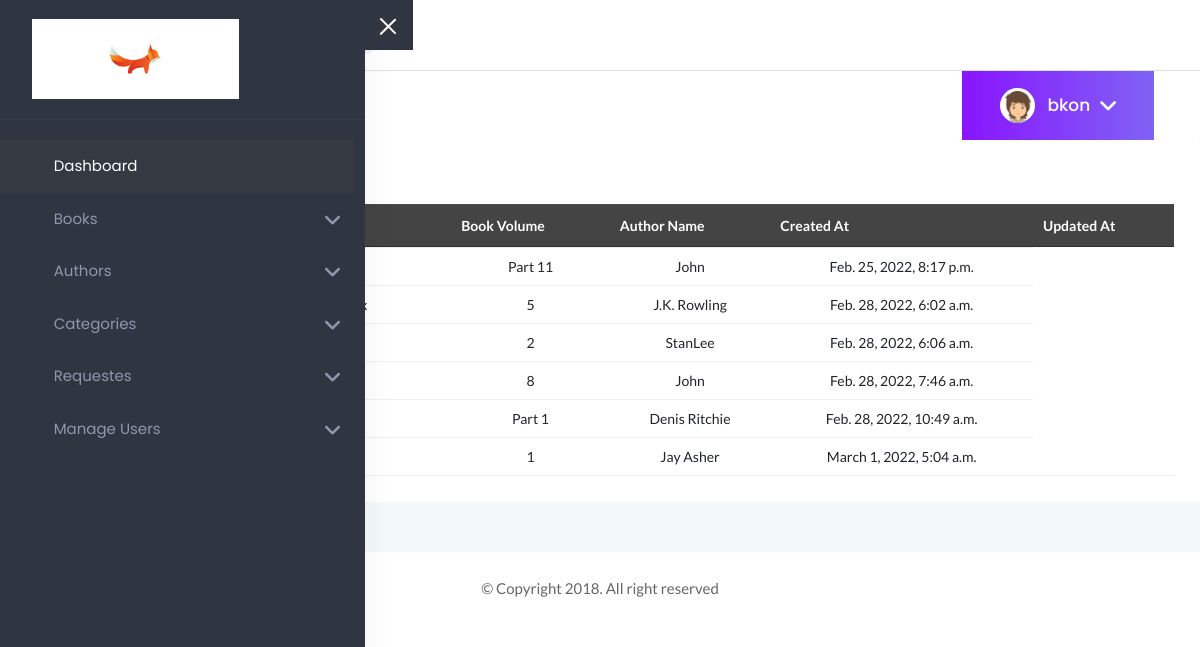
Screenshot of /view/authors (signed in) with the database file from the repository.
### home/models.py (models this page shows, shortened)
class CustomUser(AbstractUser):
    USER ={
        (1,'ADMIN'),
        (2,'STUDENT'),
    }
    user_type = models.CharField(choices=USER,max_length=50,default=1)
    profile_pic = models.ImageField(upload_to='uploads/profile_pic/')

class Book(models.Model):
    book_name = models.CharField(max_length=100,null=True)
    book_isbn = models.PositiveIntegerField()
    publisher = models.ForeignKey(BookAuthor, on_delete=models.CASCADE,null=True)
    text = models.ForeignKey(BookLanguage, on_delete=models.CASCADE,null=True)
    publication_date = models.DateField(auto_now=False,null=True)
    book_reading_age = models.CharField(max_length=100,null=True)
    book_weight = models.CharField(max_length=100,null=True)
    book_dimensions = models.CharField(max_length=100,null=True)
    book_origin = models.CharField(max_length=50,null=True)
    category = models.ForeignKey(BookCategory,on_delete=models.CASCADE,null=True)
    main_category = models.ForeignKey(MainCategory,on_delete=models.CASCADE,null=True)
    book_status = models.BooleanField(default= True)
    book_description = models.CharField(max_length=250, null=True)
    book_image = models.ImageField(upload_to = 'uploads/book-cover-images/',null=True,default="static/images/default-img.png")
    book_volume = models.CharField(max_length=50,null=True)
    bookprice = models.ForeignKey(BookPrice,on_delete=models.CASCADE,null=True)

class BookAuthor(models.Model):
    author_name = models.CharField(max_length = 50,null=True)
    created_at = models.DateTimeField(auto_now_add = True)
    updated_at = models.DateTimeField(auto_now_add=True)

### home/views.py (the view)
# urls.py: path("view/authors",VIEWAUTHORS,name="viewauthor"),
@login_required(login_url = 'login')
def VIEWAUTHORS(request):
    books = Book.objects.all()
    context ={
        'books':books
    }
    return render(request,'admin/authors_list.html',context)

### templates/admin/authors_list.html (shortened to what this page needs)
{% extends "admin/admin_dashboard.html" %}
{% load static %}
{% block css %}
  <link rel="stylesheet" href="https://cdn.datatables.net/1.11.4/css/jquery.dataTables.min.css">
  <link rel="stylesheet" href="https://cdnjs.cloudflare.com/ajax/libs/font-awesome/6.0.0/css/all.min.css">
{% endblock css %}
{% block body %}
    <div class="row">
        <div class="card" style="width: 100%;">
            <div class="card-body">
                <h4 class="header-title">Data Table Dark</h4>
                <div class="data-tables datatable-dark">
                    <table id="dataTable3" class="text-center">
                        <thead class="text-capitalize">
                            <tr>
                                <th> Book Name</th>
                                <th> Book Volume</th>
                                <th> Author Name</th>
                                <th> Created At</th>
                                <th> Updated At</th>
                            </tr>
                        </thead>
                        <tbody>
                            {% for book in books %}
                            <tr>
                                <td>{{book.book_name}}</td>
                                <td>{{book.book_volume}}</td>
                                <td>{{book.publisher.author_name}}</td>
                                <td>{{book.publisher.updated_at}}</td>
                            </tr>
                            {% endfor %}
                        </tbody>
                    </table>
                </div>
            </div>
        </div>
    </div>
{% endblock body %}

### templates/admin/title_profile.html (shortened to what this page needs)
{% load static %}
<div class="row align-items-center">
    <div class="col-sm-6">
        <div class="breadcrumbs-area clearfix">
            <h4 class="page-title pull-left">Dashboard</h4>
            <ul class="breadcrumbs pull-left">
                <li><a href="{% url 'dashboardadmin' %}">Home</a></li>
                <li><span>Dashboard</span></li>
            </ul>
        </div>
    </div>
    <div class="col-sm-6 clearfix">
        <div class="user-profile pull-right mr-3">
            <img class="avatar user-thumb" src="{% static 'assets/images/author/avatar.png' %}" alt="avatar">
            <h4 class="user-name dropdown-toggle" data-toggle="dropdown">{{user}}<i class="fa fa-angle-down"></i></h4>
        </div>
    </div>
</div>

### static/assets/css/default-css.css (style rules this page uses)
* { margin: 0; padding: 0; box-sizing: border-box; }
*, *:before, *:after { -moz-box-sizing: border-box; -webkit-box-sizing: border-box; box-sizing: border-box; }
html { -webkit-font-smoothing: antialiased; }
body { background: #fff; font-weight: normal; -webkit-font-smoothing: antialiased; -webkit-text-size-adjust: 100%; }
:root { --primary-color: #4336FB; }

### static/assets/css/styles.css (style rules this page uses)
.card { border: none; border-radius: 4px; background-color: #fff; -webkit-transition: all 0.3s ease 0s; transition: all 0.3s ease 0s; }
.card-body { padding: 25.6px; padding: 1.6rem; }
.page-title { font-size: 24px; font-weight: 300; color: #313b3d; letter-spacing: 0; margin-right: 30px; }
ul.breadcrumbs { margin-top: 4px; }
.breadcrumbs li { display: inline-block; }
.breadcrumbs li a, .breadcrumbs li span { display: block; font-size: 14px; font-weight: 400; color: #7801ff; letter-spacing: 0; margin-right: 16px; position: relative; }
.breadcrumbs li a:before { content: '/'; color: #768387; position: absolute; right: -13px; top: 0; }
.breadcrumbs li span { margin-right: 0; color: #768387; text-transform: capitalize; }
.user-profile { margin-right: -30px; display: -webkit-box; display: -ms-flexbox; display: flex; -webkit-box-align: center; -ms-flex-align: center; align-items: center; -ms-flex-wrap: wrap; flex-wrap: wrap; background: -webkit-linear-gradient(left, #8914fe 0%, #8063f5 100%); background: linear-gradient(to right, #8914fe 0%, #8063f5 100%); padding: 17px 38px; position: relative; }
.user-profile img.avatar { height: 35px; width: 35px; border-radius: 50%; margin-right: 12px; }
.user-name { font-size: 17px; font-weight: 500; color: #fff; letter-spacing: 0; cursor: pointer; -webkit-user-select: none; -moz-user-select: none; -ms-user-select: none; user-select: none; }
.user-name i { margin-left: 10px; font-size: 21px; vertical-align: middle; position: relative; }
.notification-area .dropdown-toggle, .user-name.dropdown-toggle { position: relative; }
.notification-area .dropdown-toggle:after, .user-name.dropdown-toggle:after { display: none; }
.header-title { font-family: 'Lato', sans-serif; font-size: 18px; font-weight: 600; letter-spacing: 0; color: #333; text-transform: capitalize; margin-bottom: 17px; }
table tr th { border-bottom: none; }
table tr th, table tr td { border-top: 1px solid rgba(120, 130, 140, 0.13) !important; }
table.dataTable.no-footer { border-bottom: 1px solid rgba(120, 130, 140, 0.13) !important; }
table.dataTable thead th, table.dataTable thead td { border-bottom-color: transparent; }
.datatable-dark thead { background: #444; color: #fff; }

### rows the page displays
CustomUser: username "bkon"
Book: book_volume "Part 11", publisher.author_name "John", publisher.updated_at "Feb. 25, 2022, 8:17 p.m."
Book: book_volume "5", publisher.author_name "J.K. Rowling", publisher.updated_at "Feb. 28, 2022, 6:02 a.m."
Book: book_volume "2", publisher.author_name "StanLee", publisher.updated_at "Feb. 28, 2022, 6:06 a.m."
Book: book_volume "8", publisher.author_name "John", publisher.updated_at "Feb. 28, 2022, 7:46 a.m."
Book: book_volume "Part 1", publisher.author_name "Denis Ritchie", publisher.updated_at "Feb. 28, 2022, 10:49 a.m."
Book: book_volume "1", publisher.author_name "Jay Asher", publisher.updated_at "March 1, 2022, 5:04 a.m."
